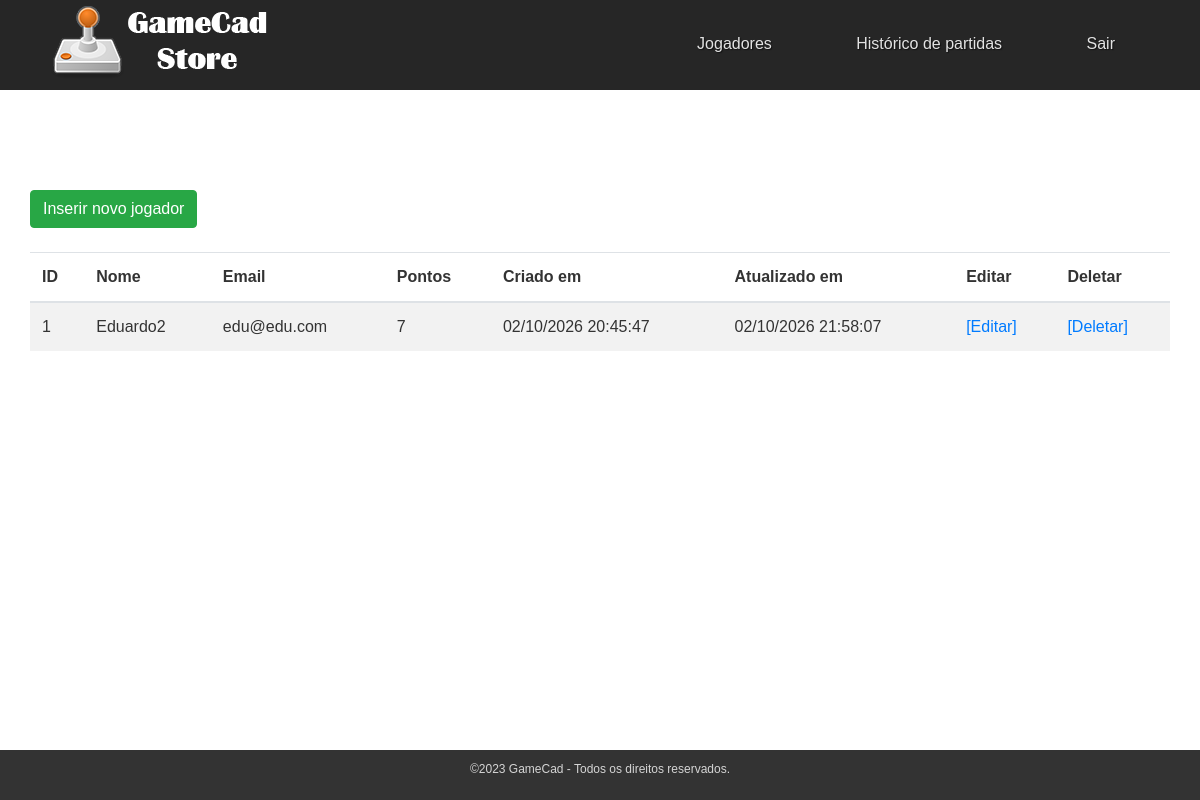
Page /gsd/index.php?action=listar (signed in) on the earlier database version.
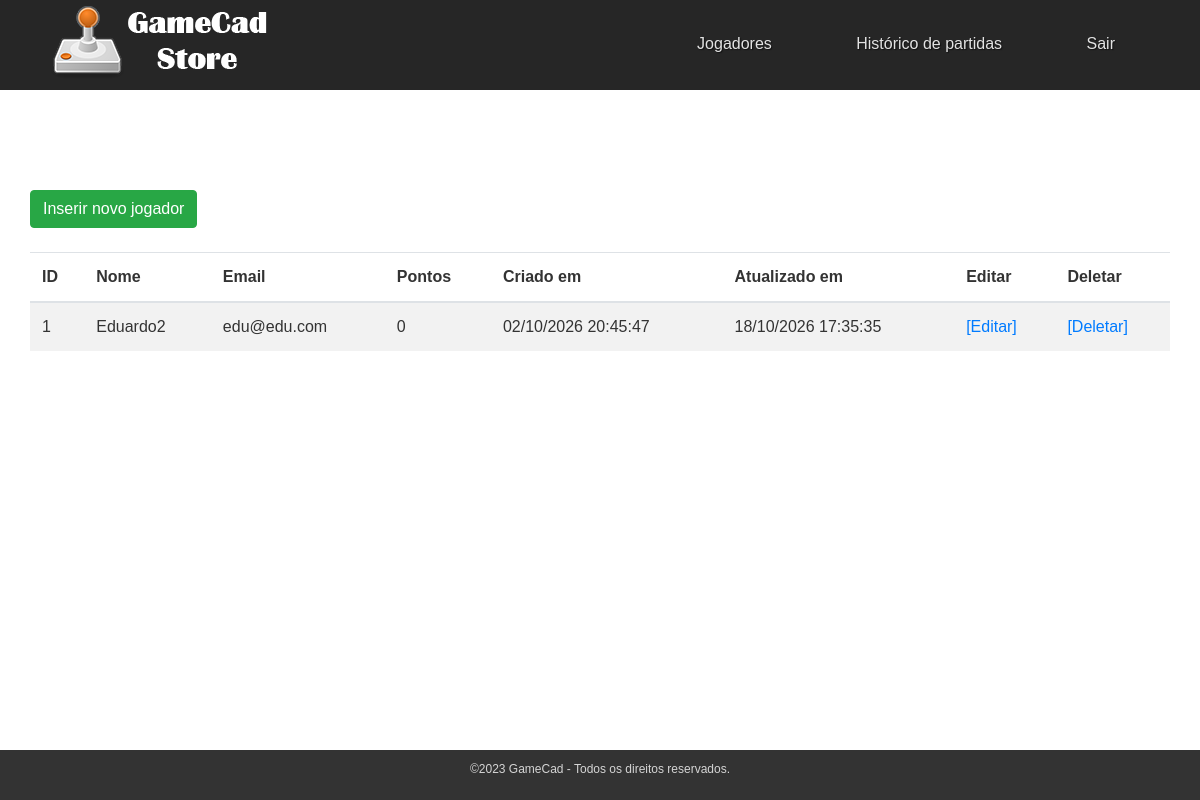
Same page on the later database version.
### tables this page shows
CREATE TABLE `jogadores` (
  `id` int(10) UNSIGNED NOT NULL,
  `name` varchar(200) NOT NULL,
  `email` varchar(100) NOT NULL,
  `password` varchar(200) NOT NULL,
  `pontos` int(11) NOT NULL,
  `created_at` timestamp NULL DEFAULT current_timestamp(),
  `updated_at` timestamp NULL DEFAULT NULL
);

### gsd/controller/JogadorController.php (called while the page is built, shortened)
<?php
require('model/Jogador.php');
class JogadorController
{
    private $model;
    public function __construct()
    {
        $this->model = new Jogador();
    }
    public function listar()
    {
        $jogadores = $this->model->listar_jogadores();
        include 'views/partials/header.php';
        include 'views/jogadores/listar.php';
        include 'views/partials/footer.php';
    }
}

### gsd/model/Jogador.php (called while the page is built, shortened)
<?php
include_once 'DB.php';
class Jogador
{
    private $conn;
    private $table_name = "jogadores";
    public function __construct()
    {
        $database = new DB();
        $this->conn = $database->getConnection();
    }
    function listar_jogadores()
    {
        $query = "SELECT id, name, email, pontos, created_at, updated_at FROM " . $this->table_name;
        $stmt = $this->conn->prepare($query);
        $stmt->execute();
        return $stmt->fetchAll(PDO::FETCH_ASSOC);
    }
}

### gsd/model/DB.php (called while the page is built, shortened)
<?php
class DB
{
    private $host = 'localhost';
    private $db_name = 'tank_gamers';
    private $username = 'unity_gsd';
    private $password = 'senha123';
    public function getConnection()
    {
        $this->conn = null;
        try {
            $this->conn = new PDO("mysql:host=" . $this->host .
                ";dbname=" . $this->db_name, $this->username, $this->password);
            $this->conn->setAttribute(
                PDO::ATTR_ERRMODE,
                PDO::ERRMODE_EXCEPTION
            );
        } catch (PDOException $exception) {
            echo "Connection error: " . $exception->getMessage();
        }
        return $this->conn;
    }
}

### gsd/views/jogadores/listar.php (the view)
<a class="btn btn-success" href="?action=inserir">Inserir novo jogador</a><br><br>
<table class="table table-hover table-striped" id="jogador">
    <thead>
        <tr>
            <th>ID</th>
            <th>Nome</th>
            <th>Email</th>
            <th>Pontos</th>
            <th>Criado em</th>
            <th>Atualizado em</th>
            <th>Editar</th>
            <th>Deletar</th>
        </tr>
    </thead>
    <tbody>
        <?php foreach ($jogadores as $jogador): ?>
            <tr>
                <td><?php echo $jogador['id']; ?></td>
                <td><?php echo $jogador['name']; ?></td>
                <td><?php echo $jogador['email']; ?></td>
                <td><?php echo $jogador['pontos']; ?></td>
                <td><?php echo date('d/m/Y H:i:s', strtotime($jogador['created_at'])); ?></td>
                <td><?php echo date('d/m/Y H:i:s', strtotime($jogador['updated_at'])); ?></td>
                <td><a href="?action=editar&id=<?php echo $jogador['id']; ?>">[Editar]</a></td>
                <td><a href="?action=deletar&id=<?php echo $jogador['id']; ?>">[Deletar]</a></td>
            </tr>
        <?php endforeach; ?>
    </tbody>
</table>

Differences in the rows shown:
changed jogadores "Eduardo2": pontos "7" → "0"; updated_at "02/10/2026 21:58:07" → "18/10/2026 17:35:35"
